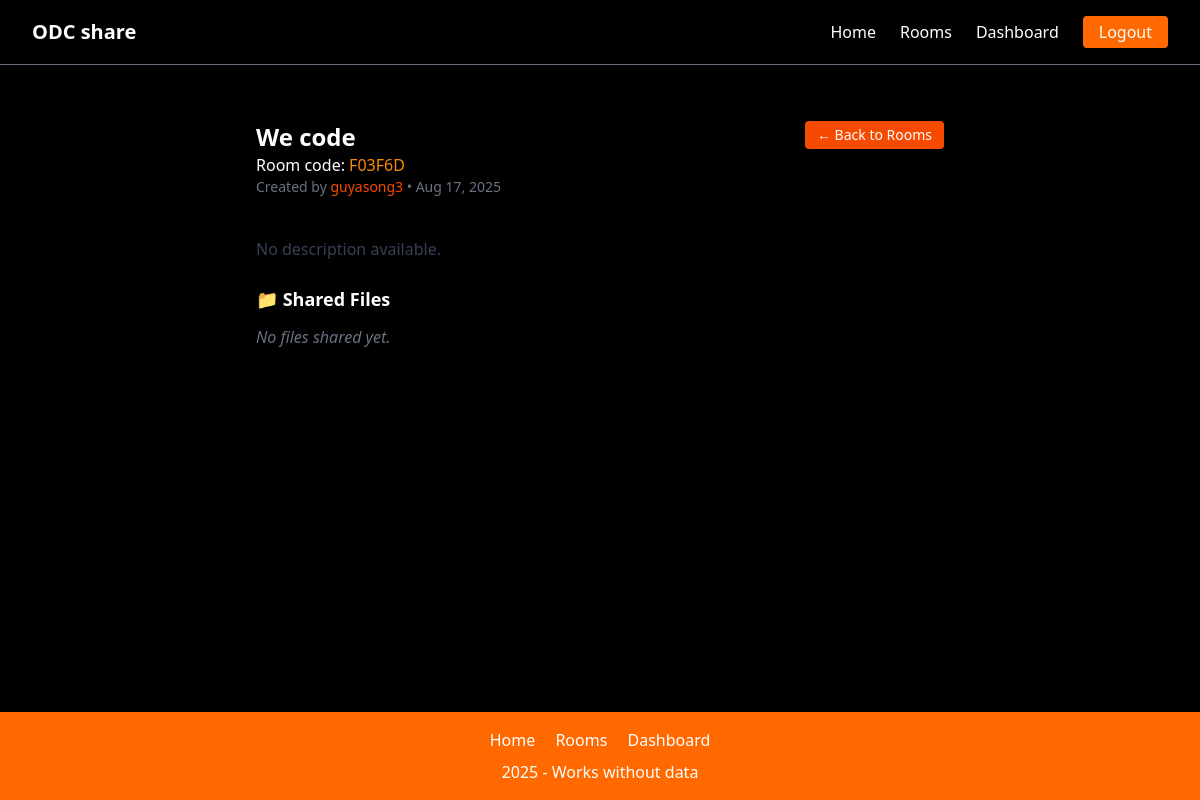
The app's page /room/F03F6D/ (signed in) with its own data.
### home/models.py (models this page shows, shortened)
class Room(models.Model):
    room_name = models.CharField(max_length=100, null=True)
    description = models.TextField(max_length=200, null=True)
    code = models.CharField(max_length=6, unique=True, editable=False, null=True, blank=True)
    created_by = models.ForeignKey(User, on_delete=models.CASCADE, related_name="rooms", null=True)
    created_at = models.DateTimeField(auto_now_add=True)
    members = models.ManyToManyField(User, related_name="joined_rooms", blank=True)

### home/views.py (the view)
# urls.py: path("room/<str:code>/", views.room_detail, name="room_detail"),
@login_required
def room_detail(request, code):
    rooms = get_object_or_404(Room, code=code)
    return render(request, "room_detail.html", {"rooms": rooms})

### home/templates/room_detail.html (shortened to what this page needs)
{% extends "base.html" %}
{% block content %}
<div class="w-[96%] sm:w-[60%] mx-auto mt-10 p-4 rounded-2xl shadow-lg">
    <div class="flex flex-col sm:flex-row sm:items-center sm:justify-between pb-4 mb-6">
        <div class="mb-4 sm:mb-0">
            <h1 class="text-2xl font-bold text-white">{{ rooms.room_name }}</h1>
            <p>Room code: <span class="text-orange-400">{{rooms.code}}</span></p>
            <p class="text-sm text-gray-500">
                Created by <span class="font-medium text-orange-600">{{ request.user.username }}</span>
                • {{ rooms.created_at|date:"M d, Y" }}
            </p>
        </div>
        <a href="/"
            class="px-3 py-1 text-xs sm:text-sm bg-orange-600 text-white rounded hover:bg-orange-500 transition sm:self-start">
            ← Back to Rooms
        </a>
    </div>
    <div class="mb-6">
        <p class="text-gray-700">{{ room.description|default:"No description available." }}</p>
    </div>
    <div>
        <h2 class="text-lg font-semibold text-white mb-3">📁 Shared Files</h2>
        {% if files %}
        <ul class="space-y-3">
            {% for file in files %}
            <li class="flex items-center justify-between p-3 border rounded-lg hover:bg-gray-50">
                <div class="flex items-center space-x-3">
                    <span class="text-orange-600">⬇️</span>
                    <span class="text-gray-700 font-medium"></span>
                </div>
                <a href="{{ file.file.url }}" download
                    class="px-3 py-1 bg-black text-white rounded-lg hover:bg-gray-800">
                    Download
                </a>
            </li>
            {% endfor %}
        </ul>
        {% else %}
        <p class="text-gray-500 italic">No files shared yet.</p>
        {% endif %}
    </div>
</div>
{% endblock %}

### records on screen
Room: room_name "We code", code "F03F6D", created_at "Aug 17, 2025"

### other values on screen
{{ request.user.username }} "guyasong3"
{{ room.description|default:"No description available." }} "No description available."
